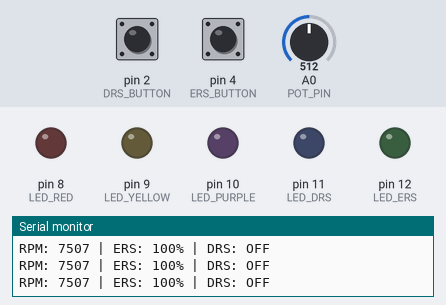
Recording of a sketch running on a simulated Arduino Uno, built with avr-gcc and run on an emulated ATmega328P. On the bench: output pins drawn as LEDs (lit = HIGH), the last lines printed to the serial monitor. Inputs (shaded band) come from the test bench; at power-on: A0 (POT_PIN) = 512, pin 2 (DRS_BUTTON) HIGH, pin 4 (ERS_BUTTON) HIGH.

Above: at 1.2 s.
1.3 s: A0 (POT_PIN) set to 674
4.3 s: A0 (POT_PIN) set to 694
At 4.8 s:
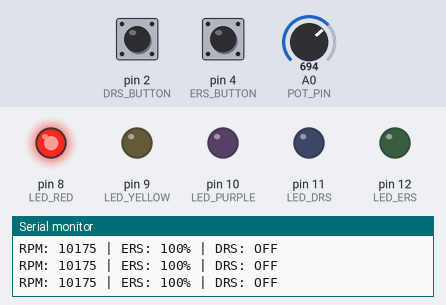
5.8 s: pin 2 (DRS_BUTTON) pulled LOW for 0.15 s
At 6.6 s:
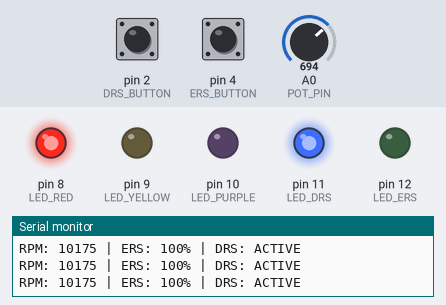
7.4 s: pin 4 (ERS_BUTTON) pulled LOW for 0.15 s
At 8.3 s:
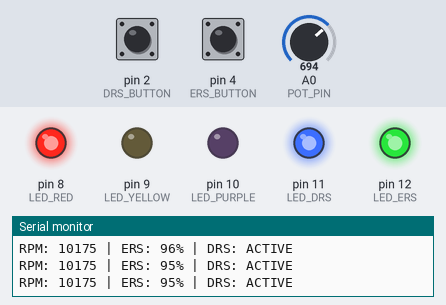
9.0 s: A0 (POT_PIN) set to 844
12.0 s: A0 (POT_PIN) set to 868
At 12.8 s:
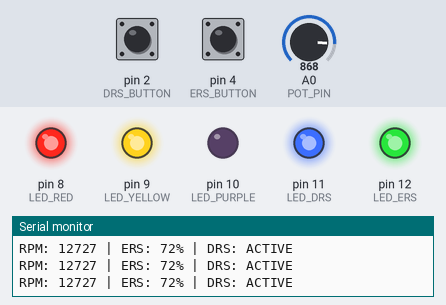
Timing chart, 0 to 28.1 s (numbered marks = the images above; inputs shaded):
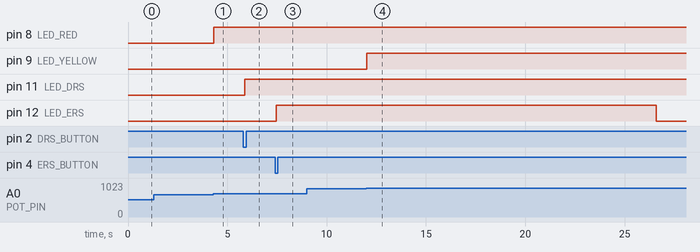

The sketch:

sketch.ino
```cpp
const int POT_PIN = A0;
const int DRS_BUTTON = 2;
const int ERS_BUTTON = 4;
const int LED_RED = 8;
const int LED_YELLOW = 9;
const int LED_PURPLE = 10;
const int LED_DRS = 11;
const int LED_ERS = 12;

bool ersState = false;
bool drsState = false;
bool lastDRSstate = HIGH;
bool lastERSstate = HIGH;
float ersPower = 100.0;

void setup() {
  pinMode(ERS_BUTTON, INPUT_PULLUP);
  pinMode(DRS_BUTTON, INPUT_PULLUP);
  pinMode(LED_RED, OUTPUT);
  pinMode(LED_YELLOW, OUTPUT);
  pinMode(LED_PURPLE, OUTPUT);
  pinMode(LED_DRS, OUTPUT);
  pinMode(LED_ERS, OUTPUT);

  Serial.begin(9600);
}

void loop() {
  int rawValue = analogRead(POT_PIN);
  int rpm = map(rawValue, 0, 1023, 0, 15000);

  bool currentERSstate = digitalRead(ERS_BUTTON);
  bool currentDRSstate = digitalRead(DRS_BUTTON);

  if (currentDRSstate == LOW && lastDRSstate == HIGH) {
    drsState = !drsState;
    delay(50);
  }
  lastDRSstate = currentDRSstate;

  if (currentERSstate == LOW && lastERSstate == HIGH) {
    ersState = !ersState;
    delay(50);
  }
  lastERSstate = currentERSstate;

  if (ersState && ersPower > 0) {
    ersPower -= 0.2;
  } else if (!ersState && ersPower < 100) {
    ersPower += 0.1;
  }

  if (ersPower <= 0) {
    ersPower = 0;
    ersState = false;
  }

  digitalWrite(LED_DRS, drsState);
  digitalWrite(LED_ERS, ersState);
  digitalWrite(LED_RED, rpm > 10000);
  digitalWrite(LED_YELLOW, rpm > 12500);

  if (rpm > 14000) {
    digitalWrite(LED_PURPLE, (millis() / 50) % 2);
  } else {
    digitalWrite(LED_PURPLE, LOW);
  }

  Serial.print("RPM: ");
  Serial.print(rpm);

  Serial.print(" | ERS: ");
  Serial.print((int)ersPower);
  Serial.print("%");

  Serial.print(" | DRS: ");
  Serial.println(drsState ? "ACTIVE" : "OFF");

  delay(10);
}
```

Measured:
- the behaviour switches between 682 and 683 on A0 (POT_PIN) (found by bisection; images 0 and 1)
- the behaviour switches between 852 and 853 on A0 (POT_PIN) (found by bisection; images 3 and 4)
- after the input at 4.3 s, pin 8 (LED_RED): LOW → HIGH at once
- after the input at 5.8 s, pin 11 (LED_DRS): LOW → HIGH after 0.07 s
- after the input at 7.4 s, pin 12 (LED_ERS): LOW → HIGH after 0.05 s
- after the input at 12.0 s, pin 9 (LED_YELLOW): LOW → HIGH at once
